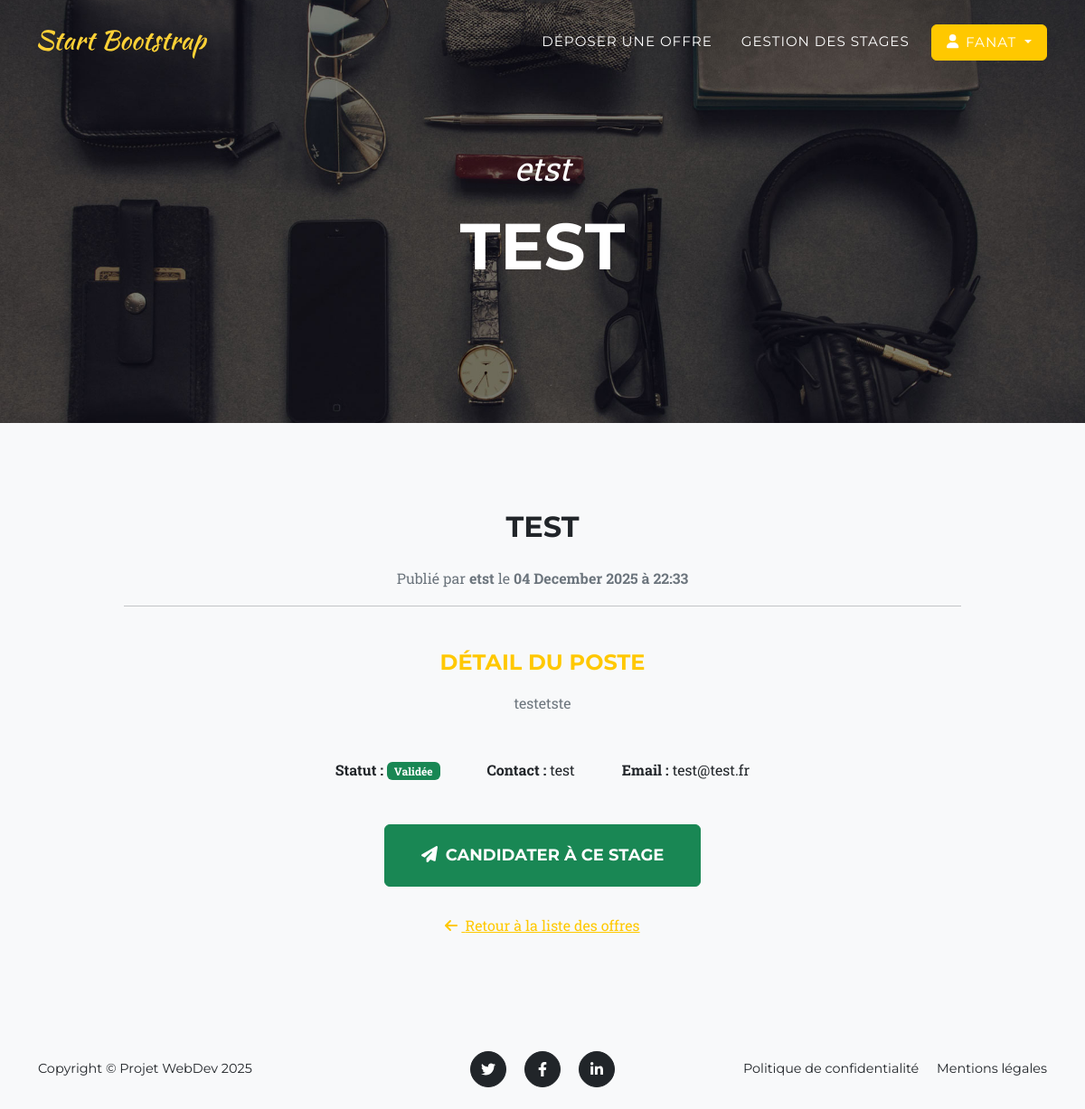
Page /offres/9/ (signed in) on the committed database.
### internship_projet/models.py (models this page shows, shortened)
class Offre(models.Model):
    ETAT_CHOICES = [
        ('En attente', 'En attente validation'),
        ('Validée', 'Validée'),
        ('Refusée', 'Refusée'),
        ('Clôturée', 'Clôturée'),
    ]
    IDOffre = models.AutoField(primary_key=True)
    Organisme = models.CharField(max_length=100, verbose_name="Nom de l'organisme")
    NomContact = models.CharField(max_length=100, verbose_name="Nom et prénom du contact")
    EmailContact = models.EmailField(verbose_name="Email du contact")
    Titre = models.CharField(max_length=100, verbose_name="Titre du stage")
    Detail = models.TextField(verbose_name="Détail du stage")
    DateDepot = models.DateTimeField(default=timezone.now, verbose_name="Date de dépôt")
    Etat = models.CharField(max_length=30, choices=ETAT_CHOICES, default='En attente')

### internship_projet/views.py (the view)
# urls.py: path('<int:offre_id>/', views.detail_offre, name='detail_offre'),
@login_required
def detail_offre(request, offre_id):
    offre = get_object_or_404(Offre, IDOffre=offre_id)
    return render(request, 'internship_projet/detail_offre.html', {'offre': offre})

### internship_projet/templates/internship_projet/detail_offre.html (shortened to what this page needs)
{% extends 'internship_projet/base.html' %}
{% block header_title %}{{ offre.Titre }}{% endblock %}
{% block header_subtitle %}{{ offre.Organisme }}{% endblock %}
{% block content %}
<section class="page-section bg-light" id="offre-detail">
    <div class="container">
        <div class="row justify-content-center">
            <div class="col-lg-10">
                <div class="modal-body text-center">
                    <h2 class="text-uppercase mb-4">{{ offre.Titre }}</h2>
                    <p class="item-intro text-muted">
                        Publié par <strong>{{ offre.Organisme }}</strong> le <strong>{{ offre.DateDepot|date:"d F Y à H:i" }}</strong>
                    </p>
                    <hr class="mb-5">
                    <h4 class="text-uppercase text-primary mb-3">Détail du poste</h4>
                    <p class="large text-muted mb-5">
                        {{ offre.Detail }}
                    </p>
                    <ul class="list-inline my-4">
                        <li class="list-inline-item mx-4">
                            <strong class="text-dark">Statut :</strong>
                            <span class="badge {% if offre.Etat == 'Validée' %}bg-success{% else %}bg-secondary{% endif %}">
                                {{ offre.Etat }}
                            </span>
                        </li>
                        <li class="list-inline-item mx-4">
                            <strong class="text-dark">Contact :</strong> {{ offre.NomContact }}
                        </li>
                        <li class="list-inline-item mx-4">
                            <strong class="text-dark">Email :</strong> {{ offre.EmailContact }}
                        </li>
                    </ul>
                    <div class="mt-5">
                        <button class="btn btn-success btn-xl text-uppercase" onclick="alert('Fonctionnalité Candidature à implémenter !')">
                            <i class="fas fa-paper-plane me-1"></i> Candidater à ce stage
                        </button>
                    </div>
                    <a class="btn btn-link mt-4" href="{% url 'liste_offres' %}">
                        <i class="fas fa-arrow-left me-1"></i> Retour à la liste des offres
                    </a>
                </div>
            </div>
        </div>
    </div>
</section>
{% endblock %}

### internship_projet/templates/internship_projet/base.html (shortened to what this page needs)
{% load static %}
<!DOCTYPE html>
<html lang="fr">
    <head>
        <link href="{% static 'internship_projet/css/styles.css' %}" rel="stylesheet" />
    </head>
    <body id="page-top">
        <nav class="navbar navbar-expand-lg navbar-dark fixed-top" id="mainNav">
            <div class="container">
                <a class="navbar-brand" href="{% url 'liste_offres' %}">
                    <img src="{% static 'internship_projet/assets/img/navbar-logo.svg' %}" alt="Logo" />
                </a>
                <div class="collapse navbar-collapse" id="navbarResponsive">
                    <ul class="navbar-nav text-uppercase ms-auto py-4 py-lg-0">
                        <li class="nav-item">
                            <a class="nav-link" href="{% url 'creer_offre' %}">Déposer une offre</a>
                        </li>
                        {% if user.is_authenticated %}
                            <li class="nav-item">
                                <a class="nav-link" href="{% url 'liste_offres' %}">
                                    {% if user.is_superuser or is_prof %}
                                        Gestion des Stages
                                    {% else %}
                                        Consulter les Offres
                                    {% endif %}
                                </a>
                            </li>
                            <li class="nav-item dropdown">
                                <a class="nav-link dropdown-toggle btn btn-primary px-3 rounded text-white" href="#" id="navbarDropdown" role="button" data-bs-toggle="dropdown" aria-expanded="false">
                                    <i class="fas fa-user me-2"></i>{{ user.username }}
                                </a>
                            </li>
                        {% else %}
                            <li class="nav-item">
                                <a class="nav-link btn btn-primary text-white px-3 rounded" href="{% url 'login' %}">Espace Élève / Prof</a>
                            </li>
                        {% endif %}
                    </ul>
                </div>
            </div>
        </nav>
        <header class="masthead {% block header_class %}sub-page{% endblock %}">
            <div class="container">
                <div class="masthead-subheading">{% block header_subtitle %}{% endblock %}</div>
                <div class="masthead-heading text-uppercase">{% block header_title %}Plateforme Stages{% endblock %}</div>
            </div>
        </header>
        {% block content %}
        {% endblock %}
        <footer class="footer py-4 bg-light mt-auto">
            <div class="container">
                <div class="row align-items-center">
                    <div class="col-lg-4 text-lg-start">Copyright &copy; Projet WebDev 2025</div>
                    <div class="col-lg-4 my-3 my-lg-0">
                        <a class="btn btn-dark btn-social mx-2" href="#!" aria-label="Twitter"><i class="fab fa-twitter"></i></a>
                        <a class="btn btn-dark btn-social mx-2" href="#!" aria-label="Facebook"><i class="fab fa-facebook-f"></i></a>
                        <a class="btn btn-dark btn-social mx-2" href="#!" aria-label="LinkedIn"><i class="fab fa-linkedin-in"></i></a>
                    </div>
                    <div class="col-lg-4 text-lg-end">
                        <a class="link-dark text-decoration-none me-3" href="#!">Politique de confidentialité</a>
                        <a class="link-dark text-decoration-none" href="#!">Mentions légales</a>
                    </div>
                </div>
            </div>
        </footer>
    </body>
</html>

### rows in the picture
Offre: Organisme "etst", Titre "TEST", DateDepot "04 December 2025 à 22:33", Detail "testetste", Etat "Validée", NomContact "test", EmailContact "test@test.fr"

### other values in the picture
{{ user.username }} "FANAT"
